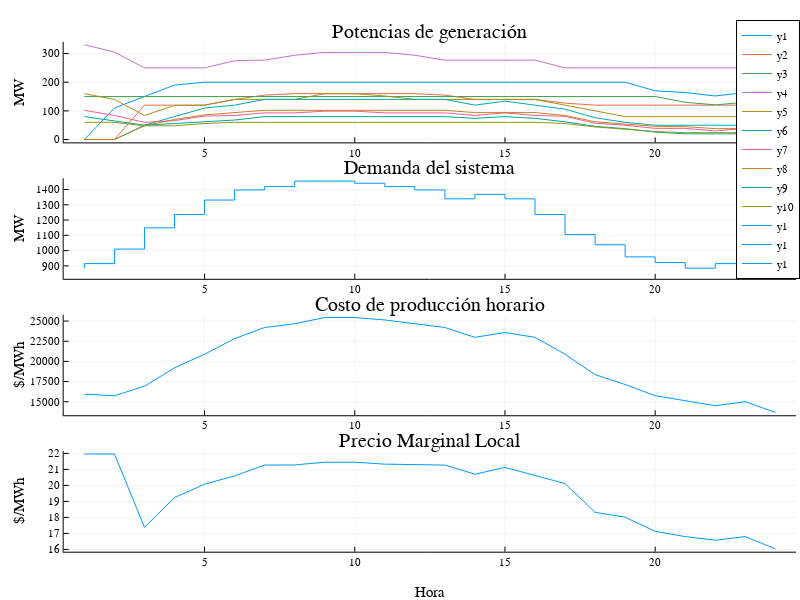

The notebook cell this image was saved under:
### Code cell
plot(

    plot(transpose(hcat(value.(p))), title="Potencias de generación", ylabel="MW"),
    plot([dataLP[t]["load"] for t in T], linetype=:steppre, title="Demanda del sistema", ylabel="MW"),
    plot(hcat(value.(hour_cost)), title="Costo de producción horario", ylabel="\$/MWh"),
    plot(hcat(dual.(balance)), title="Precio Marginal Local", xlabel="Hora", ylabel="\$/MWh"),
    layout = (4,1),
    size=(800, 600)
)

### Figure 1 — Plotly figure (JSON) as saved in the notebook; plotly's stock layout.template omitted (floating-point values rounded to 4 significant figures)
{"data": [{"colorbar": {"title": ""}, "legendgroup": "y1", "line": {"color": "rgba(0, 154, 250, 1.000)", "dash": "solid", "shape": "linear", "width": 1}, "mode": "lines", "name": "y1", "showlegend": true, "type": "scatter", "x": [1, 2, 3, 4, 5, 6, 7, 8, 9, 10, 11, 12, 13, 14, 15, 16, 17, 18, 19, 20, 21, 22, 23, 24], "xaxis": "x1", "y": [0, 110, 150, 190, 200, 200, 200, 200, 200, 200, 200, 200, 200, 200, 200, 200, 200, 200, 200, 170.0, 164, 152, 164, 128], "yaxis": "y1", "zmax": null, "zmin": null}, {"colorbar": {"title": ""}, "legendgroup": "y2", "line": {"color": "rgba(227, 111, 71, 1.000)", "dash": "solid", "shape": "linear", "width": 1}, "mode": "lines", "name": "y2", "showlegend": true, "type": "scatter", "x": [1, 2, 3, 4, 5, 6, 7, 8, 9, 10, 11, 12, 13, 14, 15, 16, 17, 18, 19, 20, 21, 22, 23, 24], "xaxis": "x1", "y": [0, 0, 120, 120, 120, 140, 155, 160, 160, 160, 160, 160, 155, 140, 140, 140, 127, 120, 120, 120, 120, 120, 120, 120], "yaxis": "y1", "zmax": null, "zmin": null}, {"colorbar": {"title": ""}, "legendgroup": "y3", "line": {"color": "rgba(62, 164, 78, 1.000)", "dash": "solid", "shape": "linear", "width": 1}, "mode": "lines", "name": "y3", "showlegend": true, "type": "scatter", "x": [1, 2, 3, 4, 5, 6, 7, 8, 9, 10, 11, 12, 13, 14, 15, 16, 17, 18, 19, 20, 21, 22, 23, 24], "xaxis": "x1", "y": [150, 150, 150, 150, 150, 150, 150, 150, 150, 150, 150, 150, 150, 150, 150, 150, 150, 150, 150, 150.0, 130, 121, 130, 106], "yaxis": "y1", "zmax": null, "zmin": null}, {"colorbar": {"title": ""}, "legendgroup": "y4", "line": {"color": "rgba(195, 113, 210, 1.000)", "dash": "solid", "shape": "linear", "width": 1}, "mode": "lines", "name": "y4", "showlegend": true, "type": "scatter", "x": [1, 2, 3, 4, 5, 6, 7, 8, 9, 10, 11, 12, 13, 14, 15, 16, 17, 18, 19, 20, 21, 22, 23, 24], "xaxis": "x1", "y": [331, 305, 250, 250, 250, 275, 277, 294, 304, 304, 304, 294, 277, 277, 277, 277, 250, 250, 250, 250, 250, 250, 250, 250], "yaxis": "y1", "zmax": null, "zmin": null}, {"colorbar": {"title": ""}, "legendgroup": "y5", "line": {"color": "rgba(172, 142, 24, 1.000)", "dash": "solid", "shape": "linear", "width": 1}, "mode": "lines", "name": "y5", "showlegend": true, "type": "scatter", "x": [1, 2, 3, 4, 5, 6, 7, 8, 9, 10, 11, 12, 13, 14, 15, 16, 17, 18, 19, 20, 21, 22, 23, 24], "xaxis": "x1", "y": [160, 140, 84, 119, 120, 140, 140, 140, 160, 160, 152, 140, 140, 140, 140, 140, 120, 100, 80, 80, 80, 80, 80, 80], "yaxis": "y1", "zmax": null, "zmin": null}, {"colorbar": {"title": ""}, "legendgroup": "y6", "line": {"color": "rgba(0, 170, 174, 1.000)", "dash": "solid", "shape": "linear", "width": 1}, "mode": "lines", "name": "y6", "showlegend": true, "type": "scatter", "x": [1, 2, 3, 4, 5, 6, 7, 8, 9, 10, 11, 12, 13, 14, 15, 16, 17, 18, 19, 20, 21, 22, 23, 24], "xaxis": "x1", "y": [0, 0, 50, 80, 110, 120, 140, 140, 140, 140, 140, 140, 140, 120, 134, 120, 106, 76, 60, 50, 50, 50, 50, 50], "yaxis": "y1", "zmax": null, "zmin": null}, {"colorbar": {"title": ""}, "legendgroup": "y7", "line": {"color": "rgba(237, 94, 147, 1.000)", "dash": "solid", "shape": "linear", "width": 1}, "mode": "lines", "name": "y7", "showlegend": true, "type": "scatter", "x": [1, 2, 3, 4, 5, 6, 7, 8, 9, 10, 11, 12, 13, 14, 15, 16, 17, 18, 19, 20, 21, 22, 23, 24], "xaxis": "x1", "y": [102, 84, 60, 66, 82, 84, 93, 93, 99, 99, 93, 93, 93, 84, 93, 84, 81, 57, 50, 39, 39, 30, 39, 30], "yaxis": "y1", "zmax": null, "zmin": null}, {"colorbar": {"title": ""}, "legendgroup": "y8", "line": {"color": "rgba(198, 130, 37, 1.000)", "dash": "solid", "shape": "linear", "width": 1}, "mode": "lines", "name": "y8", "showlegend": true, "type": "scatter", "x": [1, 2, 3, 4, 5, 6, 7, 8, 9, 10, 11, 12, 13, 14, 15, 16, 17, 18, 19, 20, 21, 22, 23, 24], "xaxis": "x1", "y": [0, 0, 48, 70, 86, 94, 102, 102, 102, 102, 102, 102, 102, 94, 94, 94, 84, 62, 54, 46, 45, 38, 38, 30], "yaxis": "y1", "zmax": null, "zmin": null}, {"colorbar": {"title": ""}, "legendgroup": "y9", "line": {"color": "rgba(0, 169, 141, 1.000)", "dash": "solid", "shape": "linear", "width": 1}, "mode": "lines", "name": "y9", "showlegend": true, "type": "scatter", "x": [1, 2, 3, 4, 5, 6, 7, 8, 9, 10, 11, 12, 13, 14, 15, 16, 17, 18, 19, 20, 21, 22, 23, 24], "xaxis": "x1", "y": [80, 66, 50, 56, 62, 68, 80, 80, 80, 80, 80, 80, 80, 74, 80, 74, 62, 46, 38, 26, 20, 20, 20, 20], "yaxis": "y1", "zmax": null, "zmin": null}, {"colorbar": {"title": ""}, "legendgroup": "y10", "line": {"color": "rgba(142, 151, 30, 1.000)", "dash": "solid", "shape": "linear", "width": 1}, "mode": "lines", "name": "y10", "showlegend": true, "type": "scatter", "x": [1, 2, 3, 4, 5, 6, 7, 8, 9, 10, 11, 12, 13, 14, 15, 16, 17, 18, 19, 20, 21, 22, 23, 24], "xaxis": "x1", "y": [60, 60, 48, 48, 56, 60, 60, 60, 60, 60, 60, 60, 60, 60, 60, 60, 56, 44, 36, 28, 24, 24, 24, 20], "yaxis": "y1", "zmax": null, "zmin": null}, {"colorbar": {"title": ""}, "legendgroup": "y1", "line": {"color": "rgba(0, 154, 250, 1.000)", "dash": "solid", "shape": "linear", "width": 1}, "mode": "lines", "name": "y1", "showlegend": true, "type": "scatter", "x": [1, 1, 2, 2, 3, 3, 4, 4, 5, 5, 6, 6, 7, 7, 8, 8, 9, 9, 10, 10, 11, 11, 12, 12, 13, 13, 14, 14, 15, 15, 16, 16, 17, 17, 18, 18, 19, 19, 20, 20, 21, 21, 22, 22, 23, 23, 24], "xaxis": "x2", "y": [883, 915, 915, 1010, 1010, 1149, 1149, 1236, 1236, 1331, 1331, 1397, 1397, 1419, 1419, 1455, 1455, 1455, 1455, 1441, 1441, 1419, 1419, 1397, 1397, 1339, 1339, 1368, 1368, 1339, 1339, 1236, 1236, 1105, 1105, 1038, 1038, 959, 959, 922, 922, 885, 885, 915, 915, 834, 834], "yaxis": "y2", "zmax": null, "zmin": null}, {"colorbar": {"title": ""}, "legendgroup": "y1", "line": {"color": "rgba(0, 154, 250, 1.000)", "dash": "solid", "shape": "linear", "width": 1}, "mode": "lines", "name": "y1", "showlegend": true, "type": "scatter", "x": [1, 2, 3, 4, 5, 6, 7, 8, 9, 10, 11, 12, 13, 14, 15, 16, 17, 18, 19, 20, 21, 22, 23, 24], "xaxis": "x3", "y": [15940.0, 15740.0, 16930.0, 19200.0, 20890.0, 22820.0, 24210.0, 24670.0, 25440.0, 25440.0, 25140.0, 24670.0, 24210.0, 22990.0, 23590.0, 22990.0, 20890.0, 18360.0, 17140.0, 15750.0, 15120.0, 14500.0, 15000.0, 13680.0], "yaxis": "y3", "zmax": null, "zmin": null}, {"colorbar": {"title": ""}, "legendgroup": "y1", "line": {"color": "rgba(0, 154, 250, 1.000)", "dash": "solid", "shape": "linear", "width": 1}, "mode": "lines", "name": "y1", "showlegend": true, "type": "scatter", "x": [1, 2, 3, 4, 5, 6, 7, 8, 9, 10, 11, 12, 13, 14, 15, 16, 17, 18, 19, 20, 21, 22, 23, 24], "xaxis": "x4", "y": [21.96, 21.96, 17.38, 19.24, 20.07, 20.59, 21.27, 21.28, 21.45, 21.45, 21.33, 21.28, 21.27, 20.7, 21.12, 20.62, 20.11, 18.32, 18.01, 17.13, 16.8, 16.57, 16.8, 16.03], "yaxis": "y4", "zmax": null, "zmin": null}], "layout": {"annotations": [{"font": {"color": "rgba(0, 0, 0, 1.000)", "family": "sans-serif", "size": 20}, "rotation": 0, "showarrow": false, "text": "Potencias de generación", "x": 0.5373, "xanchor": "center", "xref": "paper", "y": 1, "yanchor": "top", "yref": "paper"}, {"font": {"color": "rgba(0, 0, 0, 1.000)", "family": "sans-serif", "size": 20}, "rotation": 0, "showarrow": false, "text": "Demanda del sistema", "x": 0.5373, "xanchor": "center", "xref": "paper", "y": 0.7564, "yanchor": "top", "yref": "paper"}, {"font": {"color": "rgba(0, 0, 0, 1.000)", "family": "sans-serif", "size": 20}, "rotation": 0, "showarrow": false, "text": "Costo de producción horario", "x": 0.5373, "xanchor": "center", "xref": "paper", "y": 0.5127, "yanchor": "top", "yref": "paper"}, {"font": {"color": "rgba(0, 0, 0, 1.000)", "family": "sans-serif", "size": 20}, "rotation": 0, "showarrow": false, "text": "Precio Marginal Local", "x": 0.5373, "xanchor": "center", "xref": "paper", "y": 0.2691, "yanchor": "top", "yref": "paper"}], "height": 600, "legend": {"bgcolor": "rgba(255, 255, 255, 1.000)", "bordercolor": "rgba(0, 0, 0, 1.000)", "borderwidth": 1, "font": {"color": "rgba(0, 0, 0, 1.000)", "family": "sans-serif", "size": 11}, "title": {"font": {"color": "rgba(0, 0, 0, 1.000)", "family": "sans-serif", "size": 15}, "text": ""}, "tracegroupgap": 0, "traceorder": "normal", "x": 1, "xanchor": "auto", "y": 1, "yanchor": "auto"}, "margin": {"b": 20, "l": 0, "r": 0, "t": 20}, "paper_bgcolor": "rgba(255, 255, 255, 1.000)", "plot_bgcolor": "rgba(255, 255, 255, 1.000)", "showlegend": true, "width": 800, "xaxis1": {"anchor": "y1", "domain": [0.07957, 0.9951], "gridcolor": "rgba(0, 0, 0, 0.100)", "gridwidth": 0.5, "linecolor": "rgba(0, 0, 0, 1.000)", "mirror": false, "range": [0.31, 24.69], "showgrid": true, "showline": true, "showticklabels": true, "tickangle": 0, "tickcolor": "rgb(0, 0, 0)", "tickfont": {"color": "rgba(0, 0, 0, 1.000)", "family": "sans-serif", "size": 11}, "tickmode": "array", "ticks": "inside", "ticktext": ["5", "10", "15", "20"], "tickvals": [5, 10, 15, 20], "title": "", "titlefont": {"color": "rgba(0, 0, 0, 1.000)", "family": "sans-serif", "size": 15}, "type": "-", "visible": true, "zeroline": false, "zerolinecolor": "rgba(0, 0, 0, 1.000)"}, "xaxis2": {"anchor": "y2", "domain": [0.07957, 0.9951], "gridcolor": "rgba(0, 0, 0, 0.100)", "gridwidth": 0.5, "linecolor": "rgba(0, 0, 0, 1.000)", "mirror": false, "range": [0.31, 24.69], "showgrid": true, "showline": true, "showticklabels": true, "tickangle": 0, "tickcolor": "rgb(0, 0, 0)", "tickfont": {"color": "rgba(0, 0, 0, 1.000)", "family": "sans-serif", "size": 11}, "tickmode": "array", "ticks": "inside", "ticktext": ["5", "10", "15", "20"], "tickvals": [5, 10, 15, 20], "title": "", "titlefont": {"color": "rgba(0, 0, 0, 1.000)", "family": "sans-serif", "size": 15}, "type": "-", "visible": true, "zeroline": false, "zerolinecolor": "rgba(0, 0, 0, 1.000)"}, "xaxis3": {"anchor": "y3", "domain": [0.07957, 0.9951], "gridcolor": "rgba(0, 0, 0, 0.100)", "gridwidth": 0.5, "linecolor": "rgba(0, 0, 0, 1.000)", "mirror": false, "range": [0.31, 24.69], "showgrid": true, "showline": true, "showticklabels": true, "tickangle": 0, "tickcolor": "rgb(0, 0, 0)", "tickfont": {"color": "rgba(0, 0, 0, 1.000)", "family": "sans-serif", "size": 11}, "tickmode": "array", "ticks": "inside", "ticktext": ["5", "10", "15", "20"], "tickvals": [5, 10, 15, 20], "title": "", "titlefont": {"color": "rgba(0, 0, 0, 1.000)", "family": "sans-serif", "size": 15}, "type": "-", "visible": true, "zeroline": false, "zerolinecolor": "rgba(0, 0, 0, 1.000)"}, "xaxis4": {"anchor": "y4", "domain": [0.07957, 0.9951], "gridcolor": "rgba(0, 0, 0, 0.100)", "gridwidth": 0.5, "linecolor": "rgba(0, 0, 0, 1.000)", "mirror": false, "range": [0.31, 24.69], "showgrid": true, "showline": true, "showticklabels": true, "tickangle": 0, "tickcolor": "rgb(0, 0, 0)", "tickfont": {"color": "rgba(0, 0, 0, 1.000)", "family": "sans-serif", "size": 11}, "tickmode": "array", "ticks": "inside", "ticktext": ["5", "10", "15", "20"], "tickvals": [5, 10, 15, 20], "title": "Hora", "titlefont": {"color": "rgba(0, 0, 0, 1.000)", "family": "sans-serif", "size": 15}, "type": "-", "visible": true, "zeroline": false, "zerolinecolor": "rgba(0, 0, 0, 1.000)"}, "yaxis1": {"anchor": "x1", "domain": [0.7814, 0.961], "gridcolor": "rgba(0, 0, 0, 0.100)", "gridwidth": 0.5, "linecolor": "rgba(0, 0, 0, 1.000)", "mirror": false, "range": [-9.93, 340.9], "showgrid": true, "showline": true, "showticklabels": true, "tickangle": 0, "tickcolor": "rgb(0, 0, 0)", "tickfont": {"color": "rgba(0, 0, 0, 1.000)", "family": "sans-serif", "size": 11}, "tickmode": "array", "ticks": "inside", "ticktext": ["0", "100", "200", "300"], "tickvals": [0, 100, 200, 300], "title": "MW", "titlefont": {"color": "rgba(0, 0, 0, 1.000)", "family": "sans-serif", "size": 15}, "type": "-", "visible": true, "zeroline": false, "zerolinecolor": "rgba(0, 0, 0, 1.000)"}, "yaxis2": {"anchor": "x2", "domain": [0.5378, 0.7174], "gridcolor": "rgba(0, 0, 0, 0.100)", "gridwidth": 0.5, "linecolor": "rgba(0, 0, 0, 1.000)", "mirror": false, "range": [815.4, 1474.0], "showgrid": true, "showline": true, "showticklabels": true, "tickangle": 0, "tickcolor": "rgb(0, 0, 0)", "tickfont": {"color": "rgba(0, 0, 0, 1.000)", "family": "sans-serif", "size": 11}, "tickmode": "array", "ticks": "inside", "ticktext": ["900", "1000", "1100", "1200", "1300", "1400"], "tickvals": [900, 1000, 1100, 1200, 1300, 1400], "title": "MW", "titlefont": {"color": "rgba(0, 0, 0, 1.000)", "family": "sans-serif", "size": 15}, "type": "-", "visible": true, "zeroline": false, "zerolinecolor": "rgba(0, 0, 0, 1.000)"}, "yaxis3": {"anchor": "x3", "domain": [0.2942, 0.4738], "gridcolor": "rgba(0, 0, 0, 0.100)", "gridwidth": 0.5, "linecolor": "rgba(0, 0, 0, 1.000)", "mirror": false, "range": [13320.0, 25790.0], "showgrid": true, "showline": true, "showticklabels": true, "tickangle": 0, "tickcolor": "rgb(0, 0, 0)", "tickfont": {"color": "rgba(0, 0, 0, 1.000)", "family": "sans-serif", "size": 11}, "tickmode": "array", "ticks": "inside", "ticktext": ["15000", "17500", "20000", "22500", "25000"], "tickvals": [15000, 17500, 20000, 22500, 25000], "title": "$/MWh", "titlefont": {"color": "rgba(0, 0, 0, 1.000)", "family": "sans-serif", "size": 15}, "type": "-", "visible": true, "zeroline": false, "zerolinecolor": "rgba(0, 0, 0, 1.000)"}, "yaxis4": {"anchor": "x4", "domain": [0.05054, 0.2301], "gridcolor": "rgba(0, 0, 0, 0.100)", "gridwidth": 0.5, "linecolor": "rgba(0, 0, 0, 1.000)", "mirror": false, "range": [15.86, 22.14], "showgrid": true, "showline": true, "showticklabels": true, "tickangle": 0, "tickcolor": "rgb(0, 0, 0)", "tickfont": {"color": "rgba(0, 0, 0, 1.000)", "family": "sans-serif", "size": 11}, "tickmode": "array", "ticks": "inside", "ticktext": ["16", "17", "18", "19", "20", "21", "22"], "tickvals": [16, 17, 18, 19, 20, 21, 22], "title": "$/MWh", "titlefont": {"color": "rgba(0, 0, 0, 1.000)", "family": "sans-serif", "size": 15}, "type": "-", "visible": true, "zeroline": false, "zerolinecolor": "rgba(0, 0, 0, 1.000)"}}}
